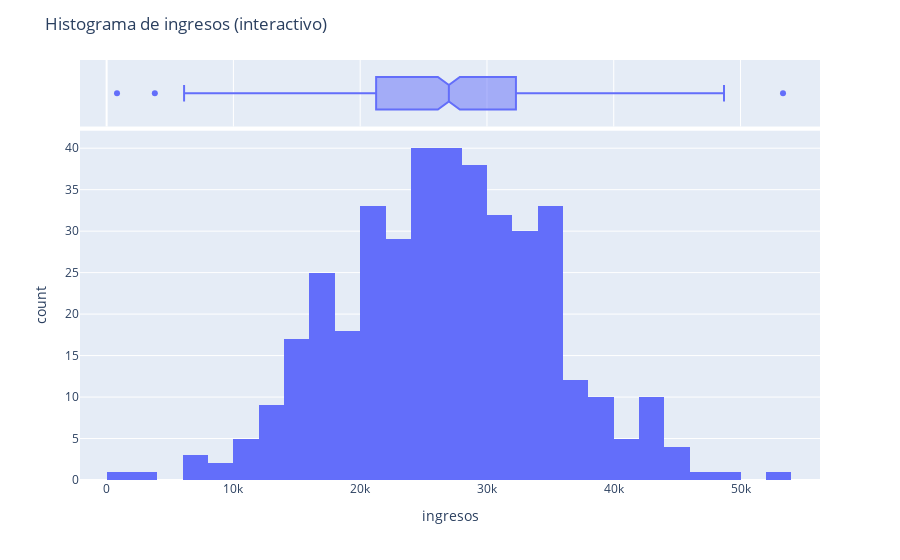

Notebook code for this chart:
### Markdown cell above
## 2. Histograma interactivo

### Code cell
fig_hist = px.histogram(df, x="ingresos", nbins=30, marginal="box", hover_data=df.columns)
fig_hist.update_layout(title="Histograma de ingresos (interactivo)")
fig_hist.show()

### Figure 1 — Plotly figure (JSON) as saved in the notebook; plotly's stock layout.template omitted (floating-point values rounded to 4 significant figures; data arrays with more than 128 entries replaced by an {"elided": "..."} marker saying what was removed)
{"data": [{"bingroup": "x", "hovertemplate": "ingresos=%{x}<br>count=%{y}<extra></extra>", "legendgroup": "", "marker": {"color": "#636efa", "pattern": {"shape": ""}}, "name": "", "nbinsx": 30, "orientation": "v", "showlegend": false, "type": "histogram", "x": {"elided": "400 float values"}, "xaxis": "x", "yaxis": "y"}, {"customdata": {"elided": "400x3 mixed values"}, "hovertemplate": "ingresos=%{x}<br>edad=%{customdata[0]}<br>ciudad=%{customdata[1]}<br>satisfaccion=%{customdata[2]}<extra></extra>", "legendgroup": "", "marker": {"color": "#636efa"}, "name": "", "notched": true, "showlegend": false, "type": "box", "x": {"elided": "400 float values"}, "xaxis": "x2", "yaxis": "y2"}], "layout": {"barmode": "relative", "legend": {"tracegroupgap": 0}, "margin": {"t": 60}, "title": {"text": "Histograma de ingresos (interactivo)"}, "xaxis": {"anchor": "y", "domain": [0, 1], "title": {"text": "ingresos"}}, "xaxis2": {"anchor": "y2", "domain": [0, 1], "matches": "x", "showgrid": true, "showticklabels": false}, "yaxis": {"anchor": "x", "domain": [0, 0.8316], "title": {"text": "count"}}, "yaxis2": {"anchor": "x2", "domain": [0.8416, 1], "matches": "y2", "showgrid": false, "showline": false, "showticklabels": false, "ticks": ""}}}
